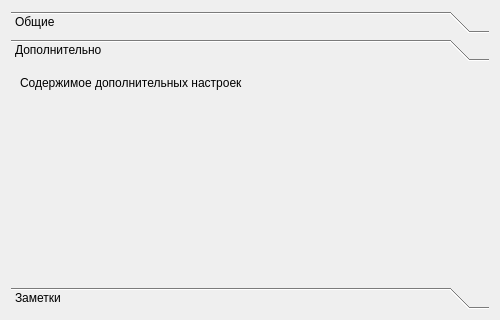
<?xml version="1.0" encoding="UTF-8"?>
<ui version="4.0"><class>Dialog</class><widget class="QDialog" name="Dialog"><property name="geometry"><rect><x>0</x><y>0</y><width>500</width><height>320</height></rect></property><property name="windowTitle"><string>#144 toolbox/229_fields_three</string></property><layout class="QVBoxLayout" name="verticalLayout"><property name="leftMargin"><number>11</number></property><property name="topMargin"><number>11</number></property><property name="rightMargin"><number>11</number></property><property name="bottomMargin"><number>11</number></property><property name="spacing"><number>6</number></property><item><widget class="QToolBox" name="toolbox"><property name="currentIndex"><number>1</number></property><widget class="QWidget" name="pageGeneral"><attribute name="label"><string>Общие</string></attribute><layout class="QVBoxLayout" name="pageGeneralLayout"><property name="leftMargin"><number>9</number></property><property name="topMargin"><number>9</number></property><property name="rightMargin"><number>9</number></property><property name="bottomMargin"><number>9</number></property><property name="spacing"><number>6</number></property><item><widget class="QLabel" name="l1"><property name="text"><string>Содержимое общих настроек</string></property></widget></item><item><spacer name="verticalSpacer"><property name="orientation"><enum>Qt::Orientation::Vertical</enum></property><property name="sizeHint" stdset="0"><size><width>40</width><height>20</height></size></property></spacer></item></layout></widget><widget class="QWidget" name="pageExtra"><attribute name="label"><string>Дополнительно</string></attribute><layout class="QVBoxLayout" name="pageExtraLayout"><property name="leftMargin"><number>9</number></property><property name="topMargin"><number>9</number></property><property name="rightMargin"><number>9</number></property><property name="bottomMargin"><number>9</number></property><property name="spacing"><number>6</number></property><item><widget class="QLabel" name="l2"><property name="text"><string>Содержимое дополнительных настроек</string></property></widget></item><item><spacer name="verticalSpacer"><property name="orientation"><enum>Qt::Orientation::Vertical</enum></property><property name="sizeHint" stdset="0"><size><width>40</width><height>20</height></size></property></spacer></item></layout></widget><widget class="QWidget" name="pageNotes"><attribute name="label"><string>Заметки</string></attribute><layout class="QVBoxLayout" name="pageNotesLayout"><property name="leftMargin"><number>9</number></property><property name="topMargin"><number>9</number></property><property name="rightMargin"><number>9</number></property><property name="bottomMargin"><number>9</number></property><property name="spacing"><number>6</number></property><item><widget class="QLabel" name="l3"><property name="text"><string>Содержимое заметок</string></property></widget></item><item><spacer name="verticalSpacer"><property name="orientation"><enum>Qt::Orientation::Vertical</enum></property><property name="sizeHint" stdset="0"><size><width>40</width><height>20</height></size></property></spacer></item></layout></widget></widget></item></layout></widget></ui>
